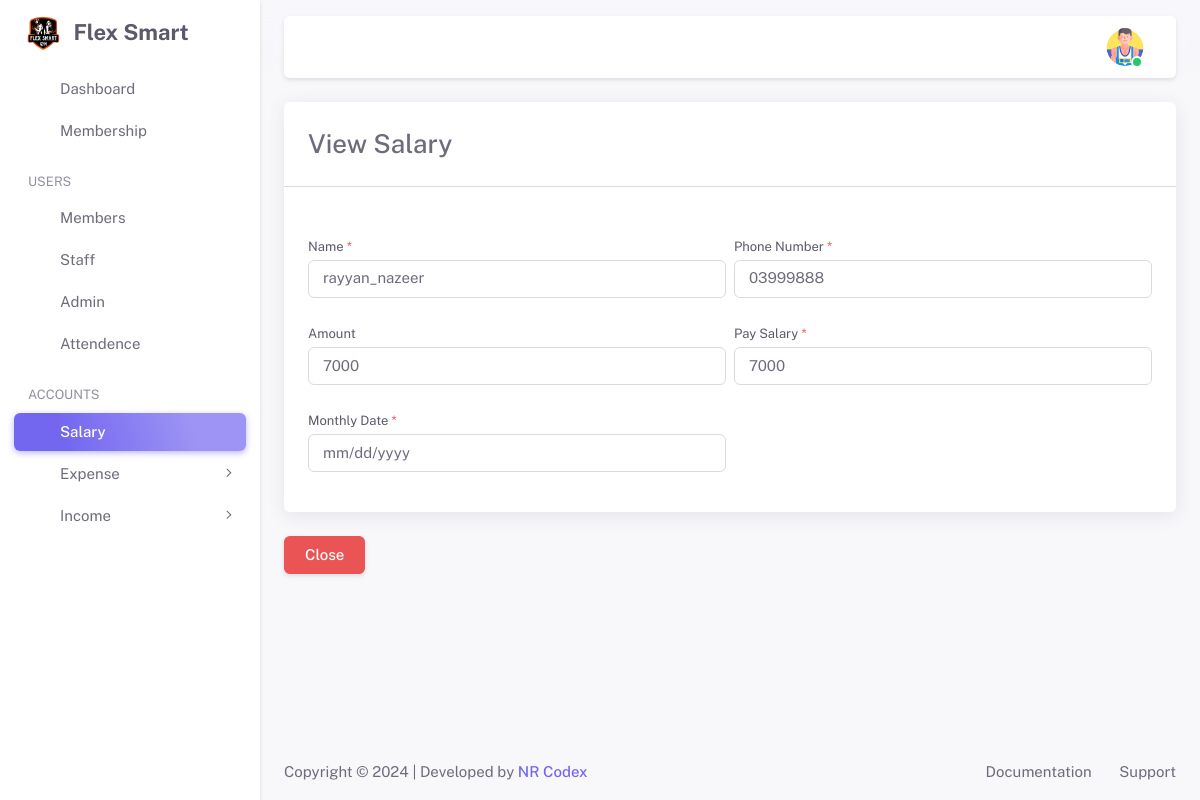
The page /admin/salary-view.php?salary_view_id=4 (signed in) on the database its author committed.
### tables this page shows
CREATE TABLE `users_detail` (
  `users_detail_id` int(11) NOT NULL,
  `registration_num` int(11) DEFAULT NULL,
  `full_name` varchar(100) DEFAULT NULL,
  `Phone` varchar(50) DEFAULT NULL,
  `address` varchar(100) DEFAULT NULL,
  `gender` varchar(50) DEFAULT NULL,
  `age` int(11) DEFAULT NULL,
  `city` varchar(50) DEFAULT NULL,
  `country` varchar(50) DEFAULT NULL,
  `image` varchar(255) DEFAULT NULL,
  `membership_id` int(11) DEFAULT NULL,
  `admission_fees` varchar(50) DEFAULT NULL,
  `monthly_fees` varchar(50) DEFAULT NULL,
  `salary` varchar(100) DEFAULT NULL,
  `joining_date` varchar(50) DEFAULT NULL,
  `end_date` varchar(50) DEFAULT NULL,
  `start_timing` varchar(100) DEFAULT NULL,
  `end_timing` varchar(100) DEFAULT NULL,
  `login_time` datetime DEFAULT NULL,
  `logout_time` datetime DEFAULT NULL,
  `created_by` varchar(100) DEFAULT NULL,
  `created_date` varchar(100) DEFAULT NULL,
  `updated_by` varchar(100) DEFAULT NULL,
  `updated_date` varchar(100) DEFAULT NULL
);

CREATE TABLE `salary` (
  `salary_id` int(11) NOT NULL,
  `users_id` int(11) DEFAULT NULL,
  `monthly_date` varchar(100) DEFAULT NULL,
  `pay_salary` varchar(100) DEFAULT NULL,
  `remaining_salary` varchar(100) DEFAULT NULL,
  `remaining_salary_date` varchar(100) DEFAULT NULL,
  `created_by` varchar(100) DEFAULT NULL,
  `created_date` varchar(100) DEFAULT NULL,
  `updated_by` varchar(100) DEFAULT NULL,
  `updated_date` varchar(100) DEFAULT NULL
);

CREATE TABLE `users` (
  `user_id` int(11) NOT NULL,
  `username` varchar(100) DEFAULT NULL,
  `email` varchar(100) DEFAULT NULL,
  `password` varchar(255) DEFAULT NULL,
  `role_id` int(11) DEFAULT NULL,
  `token` varchar(255) DEFAULT NULL,
  `status` varchar(50) DEFAULT NULL,
  `users_detail_id` int(11) DEFAULT NULL,
  `created_by` varchar(100) DEFAULT NULL,
  `created_date` varchar(100) DEFAULT NULL,
  `updated_by` varchar(100) DEFAULT NULL,
  `updated_date` varchar(100) DEFAULT NULL
);

### admin/salary-view.php (the view, shortened to what this page needs)
<?php
include_once('../includes/functions.php');
include_once('./inc/header.php');
include_once('./inc/sidebar.php');
include_once('./inc/navbar.php');
if (isset($_GET['salary_view_id'])) {
    $edit_salary_id = mysqli_real_escape_string($conn, $_GET['salary_view_id']);
    $sql = "SELECT users.username, users_detail.Phone, users_detail.salary,
    salary.salary_id, salary.users_id as user_id, salary.monthly_date, salary.pay_salary, salary.remaining_salary
    FROM `salary`
    LEFT JOIN users ON users.user_id = salary.users_id
    LEFT JOIN users_detail on users_detail.users_detail_id = users.users_detail_id
    WHERE `salary_id` = '$edit_salary_id'";
    $result = mysqli_query($conn, $sql);
    $check = mysqli_num_rows($result);
    if ($check > 0) {
        $fetch_salary = mysqli_fetch_assoc($result);
?>
        <div class="container-xxl flex-grow-1 container-p-y">
            <div class="row">
                <form action="" method="POST" id="add_salary_form" enctype="multipart/form-data">
                    <div class="col-lg-12">
                        <div class="card mb-4">
                            <h3 class="card-header">View Salary</h3>
                            <hr class="my-4 mt-0">
                            <div class="card-body">
                                <div class="row g-2">
                                    <div class="col-md-6 col-12 mb-3">
                                        <label for="salary_name" class="form-label">Name
                                            <span class="text-danger">*</span>
                                        </label>
                                        <div class="input-group">
                                            <select id="salary_name" name="salary_name" class="form-control" onchange="salary_amount()">
                                                <option value="<?= $fetch_salary['user_id']; ?>"><?= $fetch_salary['username']; ?></option>
                                            </select>
                                        </div>
                                    </div>
                                    <div class="col-md-6 col-12 mb-3">
                                        <label for="salary_phone" class="form-label">Phone Number
                                            <span class="text-danger">*</span>
                                        </label>
                                        <div class="input-group">
                                            <select id="salary_phone" name="salary_phone" class="form-control">
                                                <option value="<?= $fetch_salary['Phone']; ?>"><?= $fetch_salary['Phone']; ?></option>
                                            </select>
                                        </div>
                                    </div>
                                    <div class="col-md-6 col-12 mb-3">
                                        <label for="country" class="form-label">Amount</label>
                                        <div class="input-group">
                                            <select id="salary_amount" name="salary_amount" class="form-control">
                                                <option value="<?= $fetch_salary['salary']; ?>"><?= $fetch_salary['salary']; ?></option>
                                            </select>
                                        </div>
                                    </div>
                                    <div class="col-md-6 col-12 mb-3">
                                        <label for="pay_salary" class="form-label">Pay Salary
                                            <span class="text-danger">*</span>
                                        </label>
                                        <input type="text" readonly id="pay_salary" name="pay_salary" placeholder="Pay Fees" class="form-control" onchange="pay_salary()" value="<?= $fetch_salary['pay_salary']; ?>">
                                    </div>
                                    <div class="col-md-6 col-12 mb-3">
                                        <label for="monthly_date" class="form-label">Monthly Date
                                            <span class="text-danger">*</span>
                                        </label>
                                        <input type="date" readonly id="monthly_date" name="monthly_date" class="form-control" value="<?= $fetch_salary['monthly_date']; ?>">
                                    </div>
                                </div>
                            </div>
                        </div>
                    </div>
                    <div class="row mt-3">
                        <div class="col-12 btm-group">
                            <a href="salary" class="btn btn-danger">Close</a>
                        </div>
                    </div>
                </form>
            </div>
        </div>
<?php
    } else {
        echo '<div id="successAlert" class="alert alert-success alert-dismissible fade show" role="alert">
                    <strong>Warning!</strong> Data not get from database.
                    <button type="button" class="btn-close" data-bs-dismiss="alert" aria-label="Close"></button>
                </div>';
    }
}
?>
<?php
include_once('./inc/footer.php');
?>

### admin/inc/navbar.php (shortened to what this page needs)
<?php
include_once('../includes/config.php');
$user_select = "SELECT users_detail.full_name, users_detail.image, role.name as role
FROM users
INNER JOIN users_detail ON users_detail.users_detail_id = users.users_detail_id
LEFT JOIN role ON role.role_id = users.role_id
WHERE users.user_id = '{$_SESSION['UID']}'
";
$result = mysqli_query($conn, $user_select);
while ($row = mysqli_fetch_assoc($result)) {
?>
    <div class="layout-page">
        <nav class="layout-navbar container-xxl navbar navbar-expand-xl navbar-detached align-items-center bg-navbar-theme" id="layout-navbar">
            <div class="navbar-nav-right d-flex align-items-center" id="navbar-collapse">
                <ul class="navbar-nav flex-row align-items-center ms-auto">
                    <li class="nav-item navbar-dropdown dropdown-user dropdown">
                        <a class="nav-link dropdown-toggle hide-arrow" href="javascript:void(0);" data-bs-toggle="dropdown">
                            <div class="avatar avatar-online">
                                <img src="<?php if (empty($row['image'])) {
                                                echo "../media/images/admin-profile.png";
                                            } else {
                                                echo '../media/images/' . $row['image'];
                                            } ?>" alt class="h-auto rounded-circle">
                            </div>
                        </a>
                    </li>
                </ul>
            </div>
        </nav>
    <?php
}
    ?>
    <div class="content-wrapper">

### assets/css/demo.css (style rules this page uses)
.layout-navbar-fixed .layout-wrapper:not(.layout-without-menu) .layout-page { padding-top: 64px !important; }
.layout-navbar-fixed .layout-wrapper:not(.layout-horizontal):not(.layout-without-menu) .layout-page { padding-top: 78px !important; }

### rows shown on the page
users_detail: image (picture)
salary: salary_name "rayyan_nazeer", salary_phone "03999888", salary_amount "7000", pay_salary "7000"
